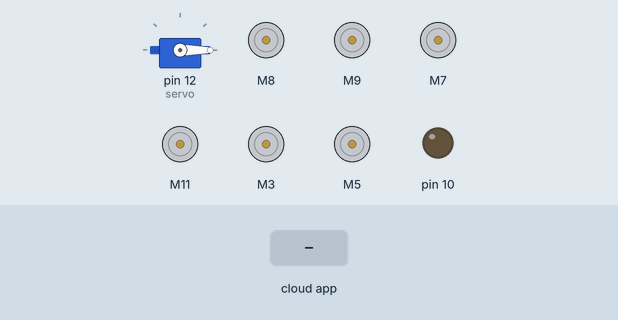
Recording of a sketch running on a simulated Arduino Uno, built with avr-gcc and run on an emulated ATmega328P. Shown: servo, 6 × DC motor (green arrow = forward, orange = backward, longer = faster), output pins drawn as LEDs (lit = HIGH). Inputs (shaded band) come from the test bench. The ROS host is connected and sends only what is stated; what the sketch prints to the serial monitor is not drawn.

Above: at 1.2 s.
1.3 s: the phone or cloud app sets joint_state0 to 0
At 2.1 s:
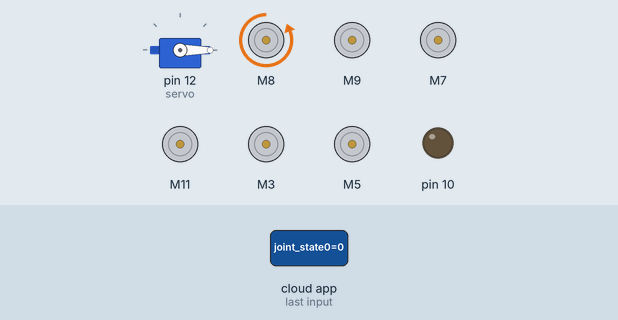
2.8 s: the phone or cloud app sets joint_state1 to 0
At 3.2 s:
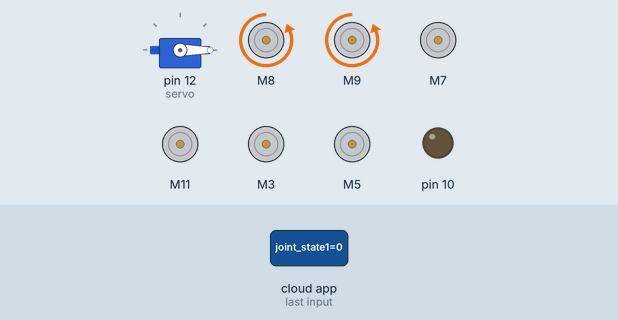
4.3 s: the phone or cloud app sets joint_state2 to 0
At 5.5 s:
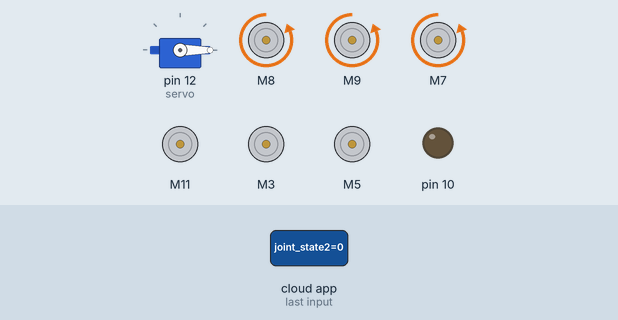
5.8 s: the phone or cloud app sets joint_state3 to 0
At 6.8 s:
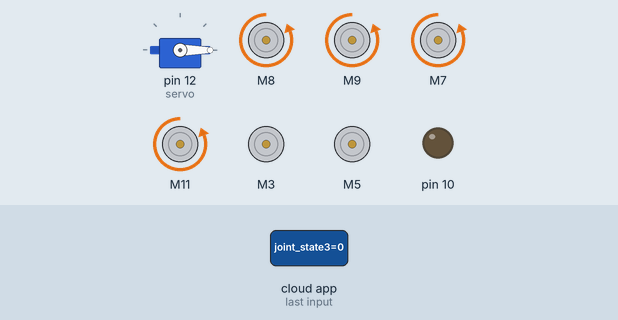
7.3 s: the phone or cloud app sets joint_state4 to 0
At 7.8 s:
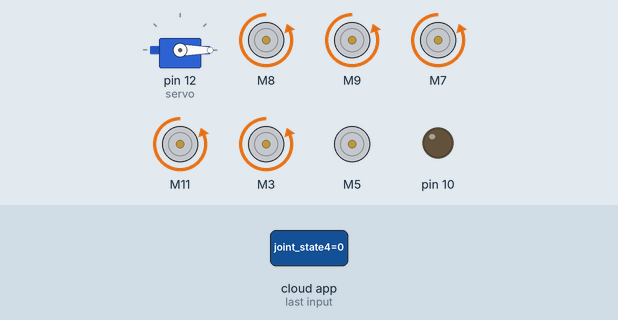
8.8 s: the phone or cloud app sets joint_state5 to 0
At 10.2 s:
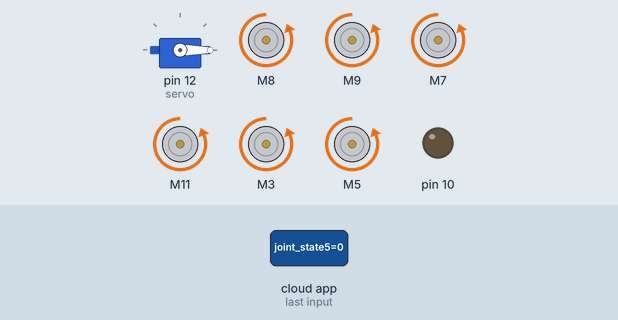
Timing chart, 0 to 11.3 s (numbered marks = the images above; inputs shaded):
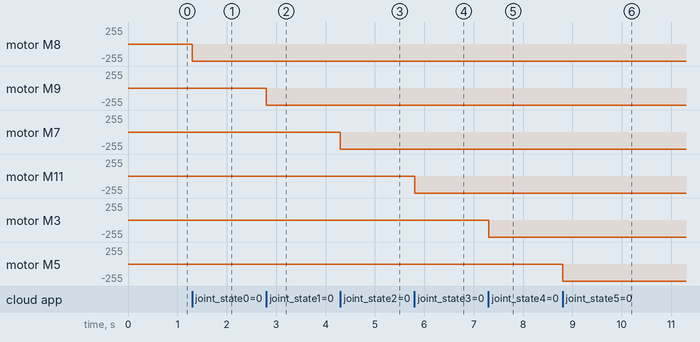

Measured:
- after the input at 1.3 s, motor M8: stopped → backward 255/255 at once
- after the input at 2.8 s, motor M9: stopped → backward 255/255 at once
- after the input at 4.3 s, motor M7: stopped → backward 255/255 at once
- after the input at 5.8 s, motor M11: stopped → backward 255/255 at once
- after the input at 7.3 s, motor M3: stopped → backward 255/255 at once
- after the input at 8.8 s, motor M5: stopped → backward 255/255 at once

The sketch:

rover_arm_teleop_ard.ino
```cpp
#include<ros.h>
#include <std_msgs/UInt16.h>
#include <Servo.h>
Servo servo;
int angle=50;

bool _connected = false;
bool rosConnected();
ros::NodeHandle node;
void onJointStates0(const std_msgs::UInt16 &StateMsg);
void onJointStates1(const std_msgs::UInt16 &StateMsg);
void onJointStates2(const std_msgs::UInt16 &StateMsg);
void onJointStates3(const std_msgs::UInt16 &StateMsg);
void onJointStates4(const std_msgs::UInt16 &StateMsg);
void onJointStates5(const std_msgs::UInt16 &StateMsg);
void onJointStates6(const std_msgs::UInt16 &StateMsg);
ros::Subscriber<std_msgs::UInt16> sub0("joint_state0", onJointStates0);
ros::Subscriber<std_msgs::UInt16> sub1("joint_state1", onJointStates1);
ros::Subscriber<std_msgs::UInt16> sub2("joint_state2", onJointStates2);
ros::Subscriber<std_msgs::UInt16> sub3("joint_state3", onJointStates3);
ros::Subscriber<std_msgs::UInt16> sub4("joint_state4", onJointStates4);
ros::Subscriber<std_msgs::UInt16> sub5("joint_state5", onJointStates5);
ros::Subscriber<std_msgs::UInt16> sub6("joint_state6", onJointStates6);

#include "CytronMotorDriver.h"
CytronMD motor0(PWM_DIR, 8, 30);   // PWM 1A = Pin 3, PWM 1B = Pin 9.
CytronMD motor1(PWM_DIR, 9, 32);   // PWM 2A = Pin 10, PWM 2B = Pin 11.
CytronMD motor2(PWM_DIR, 7, 34);
CytronMD motor3(PWM_DIR, 11, 36);
CytronMD motor4(PWM_PWM, 3, 4);   // PWM 1A = Pin 3, PWM 1B = Pin 9.
CytronMD motor5(PWM_PWM, 5, 6); // PWM 2A = Pin 10, PWM 2B = Pin 11.
//CytronMD motor4(PWM_DIR, 6, 7);
//CytronMD motor5(PWM_DIR, 6, 7);


void setup() {
  Serial.begin(9600);
  pinMode(10,OUTPUT);
  servo.attach(12);
  servo.write(0);
  node.initNode();
//  node.getHardware()->setBaud(115200);
  node.subscribe(sub0);
  node.subscribe(sub1);
  node.subscribe(sub2);
  node.subscribe(sub3);
  node.subscribe(sub4);
  node.subscribe(sub5);
  node.subscribe(sub6);
  // put your setup code here, to run once:

}

void onJointStates0(const std_msgs::UInt16 &StateMsg){
int t0=StateMsg.data;
motor0.setSpeed(t0-255);
delay(10);
}

void onJointStates1(const std_msgs::UInt16 &StateMsg){
int t1=StateMsg.data;
motor1.setSpeed(t1-255);
delay(10);
}

void onJointStates2(const std_msgs::UInt16 &StateMsg){
int t2=StateMsg.data;
motor2.setSpeed(t2-255);
delay(10);
}

void onJointStates3(const std_msgs::UInt16 &StateMsg){
int t3=StateMsg.data;
motor3.setSpeed(t3-255);
delay(10);
}


void onJointStates4(const std_msgs::UInt16 &StateMsg){
int t4=StateMsg.data;
motor4.setSpeed(t4-255);
delay(10);
}


void onJointStates5(const std_msgs::UInt16 &StateMsg){
int t5=StateMsg.data;
motor5.setSpeed(t5-255);
delay(10);
}

void onJointStates6(const std_msgs::UInt16 &StateMsg){
int gripper=StateMsg.data-1;
angle=angle+gripper;
servo.write(angle);
delay(10);
}

void loop() {
  if (!rosConnected())
  {
     Serial.println("Stopped");
  }
  node.spinOnce();
  // put your main code here, to run repeatedly:

}

bool rosConnected()
{
  // If value changes, notify via LED and console.
  bool connected = node.connected();
  if (_connected != connected)
  {
    _connected = connected;
    digitalWrite(LED_BUILTIN, !connected); // false -> on, true -> off
    Serial.println(connected ? "ROS connected" : "ROS disconnected");
  }
  return connected;
}
```
